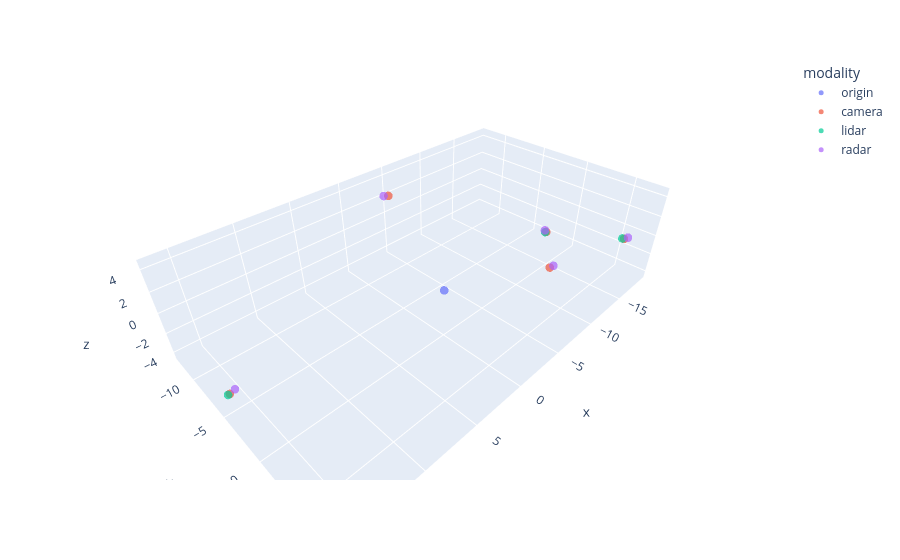

The code cell stored with this chart in its notebook:
### Markdown cell above
# Inference Visualizer
## Developed by Moose Abou-Harb on behalf of Paccar Inc

### Code cell
import plotly.express as px
import plotly.graph_objects as go
import pandas as pd
import numpy as np

import json
import pathlib
import math

store_folder_path = pathlib.Path.cwd().parent / "test_data"
gt_file = store_folder_path / "all_objects_ground_truth.json"

earth_radius = 6378137.0
deg_to_rad = math.pi / 180

modalities = ["camera", "lidar", "radar"]

def main():
    #Load up the data from the sim
    gt_data = {}
    inferences = {}
    try:
        gt_data = try_load_json(gt_file)
        for modality in modalities:
            modality_path = store_folder_path / f"{modality}_sim_results.json"
            inferences[modality] = try_load_json(modality_path)["inferences"]
    except Exception as e:
        print("Failed to load sim data!")
        return

    #Get the origin
    origin = gt_data["start_pos"]

    #Shove that data into a dataframe
    main_df = pd.DataFrame()
    for modality in modalities:
        new_df = pd.DataFrame(inferences[modality])
        new_df["modality"] = modality
        main_df = pd.concat([main_df, new_df])

    #Expand lat/long/alt into local coords
    main_df[["x", "y", "z"]] = main_df.apply(
        lambda row : geo_to_local(origin, [row["latitude"], row["longitude"], row["altitude"]]), 
        axis=1,
        result_type="expand"
    )

    #Create an origin dataframe
    origin_df = pd.DataFrame([{
        "timestamp" : 0,
        "class" : "origin",
        "latitude" : origin[0],
        "longitude" : origin[1],
        "altitude" : origin[2],
        "dimensions" : [0, 0, 0],
        "obj_id" : -1,
        "modality" : "origin",
        "x" : 0,
        "y" : 0,
        "z" : 0
    }])

    #Merge in the origin point
    main_df = pd.concat([origin_df, main_df])

    #Expand dimensions into individual columns
    main_df[['dx', 'dy', 'dz']] = pd.DataFrame(main_df['dimensions'].tolist(), index=main_df.index)
    main_df = main_df.drop("dimensions", axis=1)
    
    display(main_df.head(30))

    fig = px.scatter_3d(main_df, x='x', y='y', z='z', opacity=0.7, color="modality")

    fig.update_traces(marker=dict(size=5))

    fig.show()

def try_load_json(fp: str) -> dict:
    try:
        with open(fp, 'r') as file:
            data = json.load(file)
            return data
    except FileNotFoundError:
        print(f"Failed to load file: {fp}")
    except json.JSONDecodeError:
        print(f"Selected file contains illegal JSON: {fp}")
    except Exception as e:
        print(f"Something went wrong while loading: {fp}, {e}")

def geo_to_local(origin, target):
    d_lat = target[0] - origin[0]
    d_lon = target[1] - origin[1]
    d_alt = target[2] - origin[2]
    y_meters = d_lat * deg_to_rad * earth_radius

    radius_at_lat = earth_radius * math.cos(origin[0] * deg_to_rad)
    x_meters = d_lon * deg_to_rad * radius_at_lat

    return [x_meters, y_meters, d_alt]

if __name__ == "__main__":
    main()

### Figure 1 — Plotly figure (JSON) as saved in the notebook; plotly's stock layout.template omitted (floating-point values rounded to 4 significant figures)
{"data": [{"hovertemplate": "modality=origin<br>x=%{x}<br>y=%{y}<br>z=%{z}<extra></extra>", "legendgroup": "origin", "marker": {"color": "#636efa", "opacity": 0.7, "size": 5, "symbol": "circle"}, "mode": "markers", "name": "origin", "scene": "scene", "showlegend": true, "type": "scatter3d", "x": [0.0], "y": [0.0], "z": [0.0]}, {"hovertemplate": "modality=camera<br>x=%{x}<br>y=%{y}<br>z=%{z}<extra></extra>", "legendgroup": "camera", "marker": {"color": "#EF553B", "opacity": 0.7, "size": 5, "symbol": "circle"}, "mode": "markers", "name": "camera", "scene": "scene", "showlegend": true, "type": "scatter3d", "x": [15.89, -4.727, -18.25, -2.69, -16.25], "y": [-6.468, -12.04, 5.866, 7.397, -1.282], "z": [-4.47, 2.274, -0.6321, 4.526, -2.053]}, {"hovertemplate": "modality=lidar<br>x=%{x}<br>y=%{y}<br>z=%{z}<extra></extra>", "legendgroup": "lidar", "marker": {"color": "#00cc96", "opacity": 0.7, "size": 5, "symbol": "circle"}, "mode": "markers", "name": "lidar", "scene": "scene", "showlegend": true, "type": "scatter3d", "x": [16.04, -18.33, -16.09], "y": [-6.437, 5.672, -1.305], "z": [-4.439, -0.7106, -2.023]}, {"hovertemplate": "modality=radar<br>x=%{x}<br>y=%{y}<br>z=%{z}<extra></extra>", "legendgroup": "radar", "marker": {"color": "#ab63fa", "opacity": 0.7, "size": 5, "symbol": "circle"}, "mode": "markers", "name": "radar", "scene": "scene", "showlegend": true, "type": "scatter3d", "x": [15.41, -4.511, -18.72, -3.074, -16.47], "y": [-6.611, -12.49, 6.02, 7.436, -1.592], "z": [-4.459, 2.168, -0.6379, 4.507, -2.09]}], "layout": {"legend": {"title": {"text": "modality"}, "tracegroupgap": 0}, "margin": {"t": 60}, "scene": {"domain": {"x": [0, 1], "y": [0, 1]}, "xaxis": {"title": {"text": "x"}}, "yaxis": {"title": {"text": "y"}}, "zaxis": {"title": {"text": "z"}}}}}
